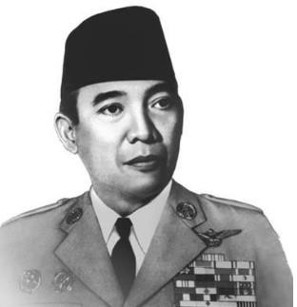
#> input picture Bisa Ai/Image Processing/Topic 2 - Operasi Citra/soekarno.jpg, 297 x 307 px
$ jupyter execute --allow-errors praktikum.ipynb
#> lines starting #> are read from the running program, lines starting #| are printed output that depends on the picture
[cell 1]
# mengubah foto soekarno hatta menjadi grayscal
# mengetahui ukuran dan pixel dari setiap foto

import numpy as np
import cv2 as cv

imgSoekarno = cv.imread('soekarno.jpg')
#> imgSoekarno is the input picture: shape (307, 297, 3); min 13, max 255, mean 183
imgSoekarnoGray = cv.imread('soekarno.jpg', cv.IMREAD_GRAYSCALE)
#> imgSoekarnoGray: shape (307, 297); min 13, max 255, mean 183

imgHatta = cv.imread('hatta.jpg')
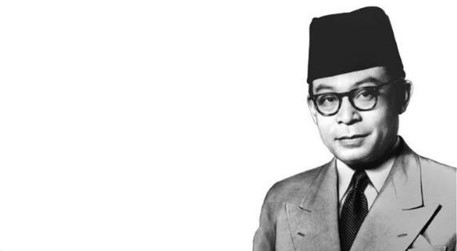
#> input picture Bisa Ai/Image Processing/Topic 2 - Operasi Citra/hatta.jpg, 457 x 251 px
#> imgHatta is the input picture: shape (251, 457, 3); min 0, max 255, mean 220.1
imgHattaGray = cv.imread('hatta.jpg', cv.IMREAD_GRAYSCALE)
#> imgHattaGray: shape (251, 457); min 0, max 255, mean 220.1

print('\nSoekarno RGB Image')
print ( imgSoekarno.shape )
#| (307, 297, 3)
print( imgSoekarno.size )
#| 273537
print( imgSoekarno.dtype )
#| uint8

print('\nHatta RGB Image')
print ( imgHatta.shape )
#| (251, 457, 3)
print( imgHatta.size )
#| 344121
print( imgHatta.dtype )
#| uint8

print('\nSoekarno Grayscale Image')
print ( imgSoekarnoGray.shape )
#| (307, 297)
print( imgSoekarnoGray.size )
#| 91179
print( imgSoekarnoGray.dtype)
#| uint8

print('\nHatta Grayscale Image')
print ( imgHattaGray.shape )
#| (251, 457)
print( imgHattaGray.size )
#| 114707
print( imgHattaGray.dtype)
#| uint8

[cell 2]
# image resize

import cv2

img = cv2.imread('soekarno.jpg', cv2.IMREAD_UNCHANGED)

print('Original Dimensions : ',img.shape)
#| Original Dimensions :  (307, 297, 3)

scale_percent = 82 # percent of original size
width = int(img.shape[1] * scale_percent / 100)
#> width = 243
height = int(img.shape[0] * scale_percent / 100)
#> height = 251
dim = (width, height)
#> dim = (243, 251)

# resize image
resized = cv2.resize(img, dim, interpolation = cv2.INTER_AREA)

print('Resized Dimensions : ',resized.shape)
#| Resized Dimensions :  (251, 243, 3)

cv2.imshow("Resized image", resized)
cv2.waitKey(0)
cv2.destroyAllWindows()

[cell 3]
# menggabungkan foto soekarno dan hatta

import numpy as np
import cv2 as cv

imgHatta = cv.imread('hatta.jpg')
imgSoekarno = resized

# meletakkan logo di sudut kiri atas, dan menyimpannya membuat ROI
rows,cols,channels = imgSoekarno.shape
#> rows = 251; cols = 243; channels = 3
roi = imgHatta[0:rows, 0:cols ]

# Buat sebuah mask dari logo dan mask inverse logo
img2gray = cv.cvtColor(imgSoekarno,cv.COLOR_BGR2GRAY)
ret, mask = cv.threshold(img2gray, 10, 255, cv.THRESH_BINARY)
#> mask: shape (251, 243); every value is 255
mask_inv = cv.bitwise_not(mask)
#> mask_inv: shape (251, 243); every value is 0

# area black-out dari logo dalam ROI
img1_bg = cv.bitwise_and(roi,roi,mask = mask_inv)
#> img1_bg: shape (251, 243, 3); every value is 0
# ambil hanya region dari logo dalam gambar logo.
img2_fg = cv.bitwise_and(imgSoekarno,imgSoekarno,mask = mask)
# letakan logo dalam ROI dan modifikasi citra utama
dst = cv.add(img1_bg, img2_fg)
imgHatta[0:rows, 0:cols ] = dst
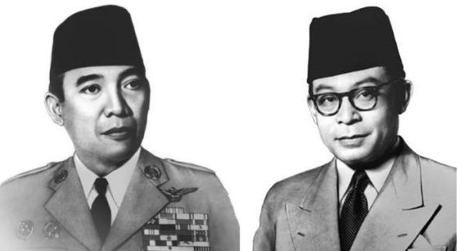
#> imgHatta: shape (251, 457, 3); min 0, max 255, mean 181.8

cv.imshow('Soekarno Hatta', imgHatta)
cv.waitKey(0)
cv.destroyAllWindows()

[cell 4]
import numpy as np
import cv2 as cv
img1 = cv.imread('soekarno.jpg', cv.IMREAD_GRAYSCALE)
img2 = cv.imread('hatta.jpg', cv.IMREAD_GRAYSCALE)
soekarno = img1[1:500, 1:400]
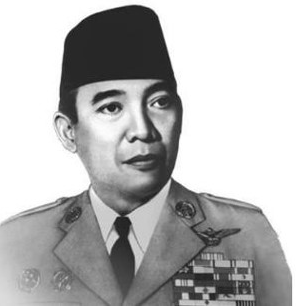
#> soekarno: shape (306, 296); min 13, max 255, mean 182.6
#> (the rest of this cell did not finish here and is left out)
